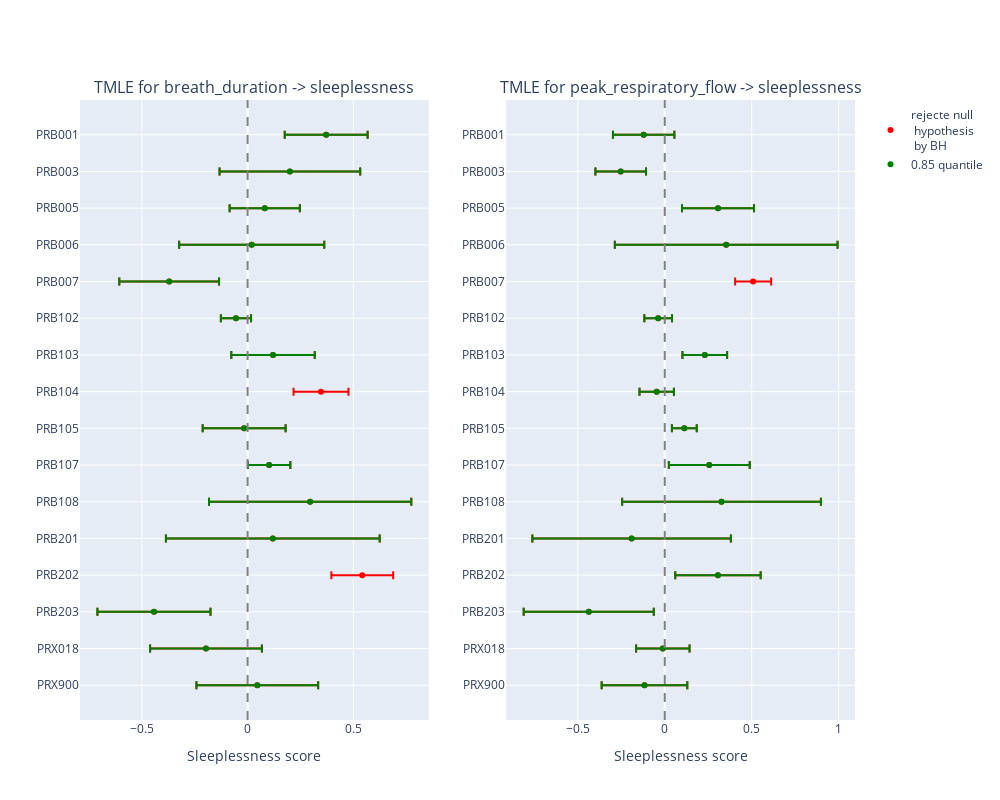

This figure's notebook cell:
### Code cell
v1 = 'breath_duration'
v2 = 'peak_respiratory_flow'
fig = make_subplots(rows=1, cols=2, subplot_titles=(f"TMLE for {v1} -> sleeplessness", f"TMLE for {v2} -> sleeplessness"))

q = 0.85
df = pd.read_csv(f"results/NHS/TMLE/tmle_{v1}_quantile{q}.csv")
fig.add_trace(go.Scatter(x=df.V2, y=df.V1, mode='markers', error_x=dict(array=df.V3), name="rejecte null <br> hypothesis <br> by BH", line_color='red'), row=1, col=1)
df["p_value"] = norm.sf(abs(df.V2/df.V3))
df["adjusted_p_value"] = false_discovery_control(df.p_value)
df["rejected"] = np.where(df.adjusted_p_value < 0.05, True, False)
df = df[~df.rejected]

fig.add_trace(go.Scatter(x=df.V2, y=df.V1, mode='markers', error_x=dict(array=df.V3), name=f"{q} quantile", line_color='green'), row=1, col=1)
fig.add_vline(x=0, line_dash="dash", line_color="grey", row=1, col=1)

df = pd.read_csv(f"results/NHS/TMLE/tmle_{v2}_quantile{q}.csv")
fig.add_trace(go.Scatter(x=df.V2, y=df.V1, mode='markers', error_x=dict(array=df.V3), name="rejecte null <br> hypothesis <br> by BH", line_color='red', showlegend=False), row=1, col=2)
df["p_value"] = norm.sf(abs(df.V2/df.V3))
df["adjusted_p_value"] = false_discovery_control(df.p_value)
df["rejected"] = np.where(df.adjusted_p_value < 0.05, True, False)
df = df[~df.rejected]

fig.add_trace(go.Scatter(x=df.V2, y=df.V1, mode='markers', error_x=dict(array=df.V3), name=f"{q} quantile", line_color='green', showlegend=False), row=1, col=2)
fig.add_vline(x=0, line_dash="dash", line_color="grey", row=1, col=2)

fig.update_yaxes(row=1, col=1, autorange='reversed')
fig.update_yaxes(row=1, col=2, autorange='reversed')
fig.update_layout(barmode='stack')
fig.update_layout(
    # title=f"TMLE for {v1} / {v2} -> sleeplessness score <br> (covariate: activity_level, sleep_data_percentage)",
    xaxis1_title="Sleeplessness score",
    xaxis2_title="Sleeplessness score",
    autosize=False,
    width=1000,
    height=800,
    # legend=dict(
    #     yanchor="bottom",
    #     y=1.005,
    #     xanchor="right",
    #     x=1)
)
fig.show()

### Figure 1 — Plotly figure (JSON) as saved in the notebook; plotly's stock layout.template omitted (floating-point values rounded to 4 significant figures)
{"data": [{"error_x": {"array": [0.196, 0.3327, 0.1661, 0.3432, 0.236, 0.07145, 0.1973, 0.1298, 0.1961, 0.1004, 0.4785, 0.5056, 0.1461, 0.2674, 0.2643, 0.2879]}, "line": {"color": "red"}, "mode": "markers", "name": "rejecte null <br> hypothesis <br> by BH", "type": "scatter", "x": [0.3717, 0.2002, 0.08111, 0.01957, -0.3709, -0.05494, 0.1203, 0.3473, -0.01624, 0.1019, 0.296, 0.1194, 0.5424, -0.4428, -0.1967, 0.04601], "xaxis": "x", "y": ["PRB001", "PRB003", "PRB005", "PRB006", "PRB007", "PRB102", "PRB103", "PRB104", "PRB105", "PRB107", "PRB108", "PRB201", "PRB202", "PRB203", "PRX018", "PRX900"], "yaxis": "y"}, {"error_x": {"array": [0.196, 0.3327, 0.1661, 0.3432, 0.236, 0.07145, 0.1973, 0.1961, 0.1004, 0.4785, 0.5056, 0.2674, 0.2643, 0.2879]}, "line": {"color": "green"}, "mode": "markers", "name": "0.85 quantile", "type": "scatter", "x": [0.3717, 0.2002, 0.08111, 0.01957, -0.3709, -0.05494, 0.1203, -0.01624, 0.1019, 0.296, 0.1194, -0.4428, -0.1967, 0.04601], "xaxis": "x", "y": ["PRB001", "PRB003", "PRB005", "PRB006", "PRB007", "PRB102", "PRB103", "PRB105", "PRB107", "PRB108", "PRB201", "PRB203", "PRX018", "PRX900"], "yaxis": "y"}, {"error_x": {"array": [0.1766, 0.1455, 0.2071, 0.6402, 0.1034, 0.07964, 0.1283, 0.09892, 0.07146, 0.2325, 0.5713, 0.5705, 0.2454, 0.3739, 0.1536, 0.2462]}, "line": {"color": "red"}, "mode": "markers", "name": "rejecte null <br> hypothesis <br> by BH", "showlegend": false, "type": "scatter", "x": [-0.1212, -0.2531, 0.3062, 0.3532, 0.5081, -0.03772, 0.2301, -0.04627, 0.1126, 0.256, 0.3264, -0.1905, 0.3059, -0.437, -0.011, -0.1166], "xaxis": "x2", "y": ["PRB001", "PRB003", "PRB005", "PRB006", "PRB007", "PRB102", "PRB103", "PRB104", "PRB105", "PRB107", "PRB108", "PRB201", "PRB202", "PRB203", "PRX018", "PRX900"], "yaxis": "y2"}, {"error_x": {"array": [0.1766, 0.1455, 0.2071, 0.6402, 0.07964, 0.1283, 0.09892, 0.07146, 0.2325, 0.5713, 0.5705, 0.2454, 0.3739, 0.1536, 0.2462]}, "line": {"color": "green"}, "mode": "markers", "name": "0.85 quantile", "showlegend": false, "type": "scatter", "x": [-0.1212, -0.2531, 0.3062, 0.3532, -0.03772, 0.2301, -0.04627, 0.1126, 0.256, 0.3264, -0.1905, 0.3059, -0.437, -0.011, -0.1166], "xaxis": "x2", "y": ["PRB001", "PRB003", "PRB005", "PRB006", "PRB102", "PRB103", "PRB104", "PRB105", "PRB107", "PRB108", "PRB201", "PRB202", "PRB203", "PRX018", "PRX900"], "yaxis": "y2"}], "layout": {"annotations": [{"font": {"size": 16}, "showarrow": false, "text": "TMLE for breath_duration -> sleeplessness", "x": 0.225, "xanchor": "center", "xref": "paper", "y": 1, "yanchor": "bottom", "yref": "paper"}, {"font": {"size": 16}, "showarrow": false, "text": "TMLE for peak_respiratory_flow -> sleeplessness", "x": 0.775, "xanchor": "center", "xref": "paper", "y": 1, "yanchor": "bottom", "yref": "paper"}], "autosize": false, "barmode": "stack", "height": 800, "shapes": [{"line": {"color": "grey", "dash": "dash"}, "type": "line", "x0": 0, "x1": 0, "xref": "x", "y0": 0, "y1": 1, "yref": "y domain"}, {"line": {"color": "grey", "dash": "dash"}, "type": "line", "x0": 0, "x1": 0, "xref": "x2", "y0": 0, "y1": 1, "yref": "y2 domain"}], "width": 1000, "xaxis": {"anchor": "y", "autorange": true, "domain": [0, 0.45], "range": [-0.7926, 0.8569], "title": {"text": "Sleeplessness score"}, "type": "linear"}, "xaxis2": {"anchor": "y2", "autorange": true, "domain": [0.55, 1], "range": [-0.9111, 1.094], "title": {"text": "Sleeplessness score"}, "type": "linear"}, "yaxis": {"anchor": "x", "autorange": true, "domain": [0, 1], "range": [15.95, -0.9469], "type": "category"}, "yaxis2": {"anchor": "x2", "autorange": true, "domain": [0, 1], "range": [15.95, -0.9469], "type": "category"}}}
